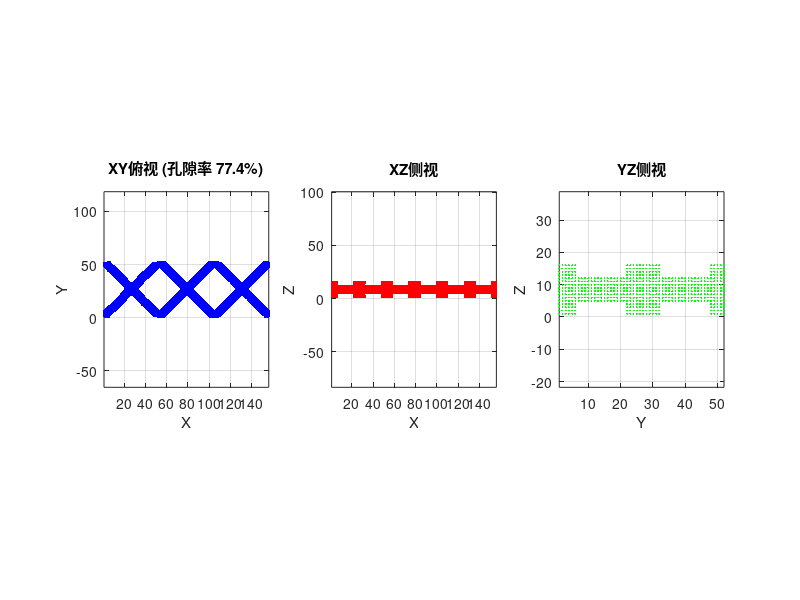
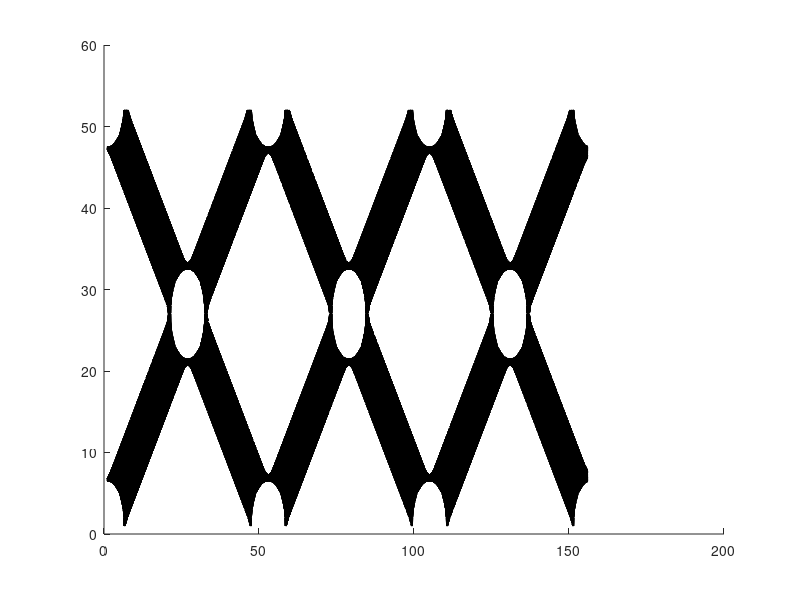

These figures' MATLAB source, in order: (Note: this script raises an error after producing the figures.)
%% RO 菱形编织隔网（CF - 带柱状节点）
% 基于论文 SI Figure S1 参数：
%   纤维直径 d = 0.4 mm
%   柱状节点直径 D = 0.566 mm
%   隔网厚度 h = 0.787 mm (31 mil)
%   纤维间距 pitch = 2.6 mm
%   编织角 alpha = 90°
%
% 修改日志：
%   1. 节点直径改为 0.566 mm（论文值）
%   2. 节点形状改为圆柱形（Z向贯穿全高）
%   3. 计算域 Z 范围改为隔网厚度 h_spacer
%   4. 纤维与节点布尔并集优化（避免重叠区重复标记）
%   5. 纤维生成向量化，去除冗余 Z 循环
%
clear; clc; close all;

%% ========== 核心参数（论文 CF 值） ==========
d_fiber  = 0.4;         % mm，纤维直径
d_node   = 0.566;       % mm，柱状节点直径（SI 明确值）
h_spacer = 0.787;       % mm，隔网厚度 = 柱高（31 mil）
L_horizontal = 2.6;     % mm，菱形水平对角线
alpha = 90;             % °，菱形内角（纤维交叉角）

%% ========== 派生参数 ==========
r_fiber = d_fiber / 2;
r_node  = d_node / 2;
theta = alpha / 2;      % 纤维与水平线夹角

% 菱形几何
L_vertical   = L_horizontal * tand(theta);      % 垂直对角线
pitch_normal = L_horizontal * sind(theta);       % 相邻同向纤维法向间距

%% 网格分辨率
dx = 0.05;              % mm，空间步长

%% 计算域
num_units = 3;
Lx = num_units * L_horizontal;      % X方向：3个单胞
Ly = L_vertical;                    % Y方向：1个单胞高度
Lz = h_spacer;                      % Z方向：隔网厚度（圆柱节点全高）

NX = round(Lx / dx);
NY = round(Ly / dx);
NZ = round(Lz / dx);

fprintf('=== CF 菱形编织隔网（内角%.0f°）===\n', alpha);
fprintf('纤维直径: %.2f mm, 节点直径: %.2f mm\n', d_fiber, d_node);
fprintf('隔网厚度: %.2f mm (%.0f mil)\n', h_spacer, round(h_spacer/0.0254));
fprintf('水平对角线: %.2f mm, 垂直对角线: %.2f mm\n', L_horizontal, L_vertical);
fprintf('纤维倾角: %.1f°, 法向间距: %.3f mm\n', theta, pitch_normal);
fprintf('网格分辨率: %.3f mm\n', dx);
fprintf('网格尺寸: %d × %d × %d = %.2e 格点\n', NX, NY, NZ, NX*NY*NZ);

%% ========== 生成网格坐标 ==========
x = (0:NX-1) * dx;
y = (0:NY-1) * dx;
z = (0:NZ-1) * dx;

% 预分配固体掩膜
fiber_mask = false(NY, NX, NZ);
node_mask  = false(NY, NX, NZ);

z_center = Lz / 2;      % 截面中心（纤维和柱轴都在中截面）

%% ========== 步骤1：生成圆柱形节点（纤维交叉点）==========
% 交叉点几何：
%   下层纤维 n: -x*sin(theta) + y*cos(theta) = c1 = n * pitch_normal
%   上层纤维 m:  x*sin(theta) + y*cos(theta) = c2 = m * pitch_normal
%   联立求解交点坐标

n_fibers = ceil((Ly + Lx) / pitch_normal) + 4;  % 裕量，确保覆盖边界

for n = -n_fibers:n_fibers
    c1 = n * pitch_normal;
    for m = -n_fibers:n_fibers
        c2 = m * pitch_normal;
        
        % 求解交点 (x_cross, y_cross)
        denom_cos = 2 * cosd(theta);
        denom_sin = 2 * sind(theta);
        
        if abs(denom_cos) < 1e-6 || abs(denom_sin) < 1e-6
            continue;  % 退化情况（theta=0°或90°理论上不会触发）
        end
        
        y_cross = (c1 + c2) / denom_cos;
        x_cross = (c2 - c1) / denom_sin;
        
        % 边界检查：只保留计算域附近（含边缘节点）
        margin = d_node;
        if x_cross < -margin || x_cross > Lx + margin || ...
           y_cross < -margin || y_cross > Ly + margin
            continue;
        end
        
        % === 圆柱形节点 ===
        % 定义：XY平面内距交叉点 < r_node 的所有点，Z方向全高（0 ~ Lz）
        % 向量化：直接对整个 3D 场标记
        for ix = 1:NX
            dx2 = (x(ix) - x_cross)^2;
            if dx2 > r_node^2, continue; end  % 快速跳过远场
            for iy = 1:NY
                dy2 = (y(iy) - y_cross)^2;
                if dx2 + dy2 > r_node^2, continue; end
                % 该 (ix,iy) 列的所有 Z 层都标记为节点
                node_mask(iy, ix, :) = true;
            end
        end
    end
end

fprintf('节点掩膜完成: %d 格点\n', sum(node_mask(:)));

%% ========== 步骤2：生成下层纤维（+theta 角度）==========
% 纤维几何：到直线距离 < r_fiber，且 |z - z_center| < r_fiber
% 布尔优化：只在 node_mask == false 的区域添加纤维

for n = -n_fibers:n_fibers
    c = n * pitch_normal;
    
    % 2D 距离场：点到直线的距离
    for iy = 1:NY
        for ix = 1:NX
            dist_line = abs(-x(ix)*sind(theta) + y(iy)*cosd(theta) - c);
            if dist_line >= r_fiber
                continue;  % 快速跳过
            end
            
            % Z 方向：纤维截面有限高度
            for iz = 1:NZ
                if abs(z(iz) - z_center) < r_fiber && ~node_mask(iy, ix, iz)
                    fiber_mask(iy, ix, iz) = true;
                end
            end
        end
    end
end

%% ========== 步骤3：生成上层纤维（-theta 角度）==========
for n = -n_fibers:n_fibers
    c = n * pitch_normal;
    
    for iy = 1:NY
        for ix = 1:NX
            dist_line = abs(x(ix)*sind(theta) + y(iy)*cosd(theta) - c);
            if dist_line >= r_fiber
                continue;
            end
            
            for iz = 1:NZ
                if abs(z(iz) - z_center) < r_fiber && ~node_mask(iy, ix, iz)
                    fiber_mask(iy, ix, iz) = true;
                end
            end
        end
    end
end

fprintf('纤维掩膜完成: %d 格点\n', sum(fiber_mask(:)));

%% ========== 步骤4：布尔并集合并 ==========
solid = fiber_mask | node_mask;
solid_count = sum(solid(:));
porosity = 1 - solid_count / (NX * NY * NZ);

fprintf('总固体格点: %d\n', solid_count);
fprintf('孔隙率: %.2f%%\n', porosity * 100);

%% ========== 可视化 ==========
[ys, xs, zs] = ind2sub([NY, NX, NZ], find(solid));

figure('Name', sprintf('CF隔网（内角%.0f°）', alpha), 'Position', [50 50 1400 420]);

subplot(1,3,1);
scatter(xs, ys, 2, 'b', 'filled');
axis equal tight; xlabel('X'); ylabel('Y');
title(sprintf('XY俯视 (孔隙率 %.1f%%)', porosity*100)); 
grid on; box on;

subplot(1,3,2);
scatter(xs, zs, 2, 'r', 'filled');
axis equal tight; xlabel('X'); ylabel('Z');
title('XZ侧视'); 
grid on; box on;

subplot(1,3,3);
scatter(ys, zs, 2, 'g', 'filled');
axis equal tight; xlabel('Y'); ylabel('Z');
title('YZ侧视'); 
grid on; box on;

% 3D 实体图
figure('Name', 'CF 3D视图', 'Position', [100 100 650 550]);
solid_double = double(solid);
solid_smooth = smooth3(solid_double, 'gaussian', 5, 1.0);
p = patch(isosurface(solid_smooth, 0.5));
isonormals(solid_smooth, p);
p.FaceColor = [0.3 0.6 0.9]; 
p.EdgeColor = 'none'; 
p.FaceAlpha = 0.85;
daspect([1 1 1]); 
view(45, 30); 
camlight('headlight'); 
lighting gouraud;
axis tight; 
xlabel('X'); ylabel('Y'); zlabel('Z');
title(sprintf('CF 3D实体（内角%.0f°，节点φ%.2f）', alpha, d_node));
rotate3d on;

%% ========== 导出 ==========
% MATLAB 格式
save('geometry_CF.mat', 'solid', 'x', 'y', 'z', 'NX', 'NY', 'NZ', ...
     'alpha', 'porosity', 'd_fiber', 'd_node', 'h_spacer');

% 文本坐标列表（C代码可读）
[ys_dat, xs_dat, zs_dat] = ind2sub([NY, NX, NZ], find(solid));
fid = fopen('geometry_CF.dat', 'w');
for i = 1:length(xs_dat)
    fprintf(fid, '%d %d %d\n', xs_dat(i)-1, ys_dat(i)-1, zs_dat(i)-1);
end
fclose(fid);

% 二进制格式（C代码直接读取）
% 结构：[NX, NY, NZ, 0] int32 头部 + uint8 数据（0=流体, 1=固体）
solid_c = permute(solid, [2, 1, 3]);  % 转置为 C-order（X 变化最快）
fid = fopen('geometry_CF.bin', 'wb');
fwrite(fid, [NX, NY, NZ, 0], 'int32');
fwrite(fid, uint8(solid_c(:)), 'uint8');
fclose(fid);

fprintf('\n导出完成:\n');
fprintf('  geometry_CF.mat   - MATLAB 工作区\n');
fprintf('  geometry_CF.dat   - 坐标文本列表\n');
fprintf('  geometry_CF.bin   - C代码二进制（%.2f MB）\n', ...
        (4*4 + NX*NY*NZ*1)/1024/1024);
